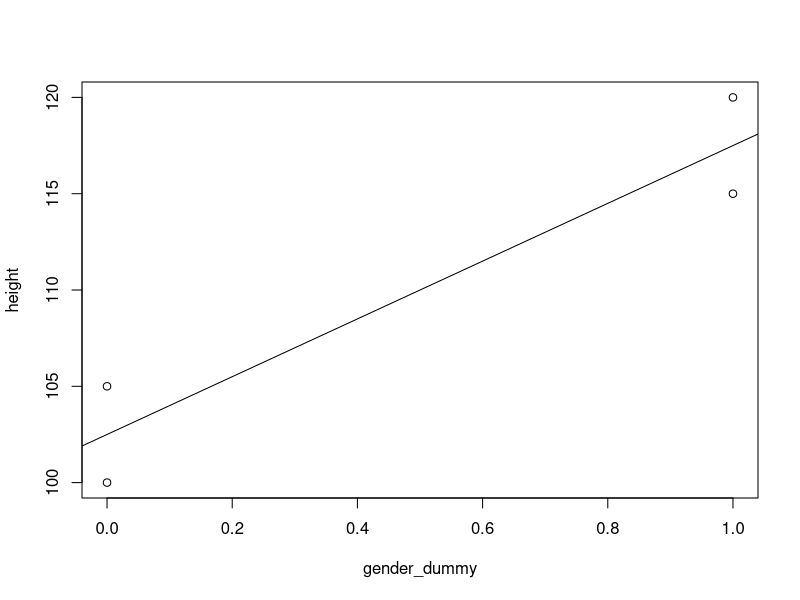
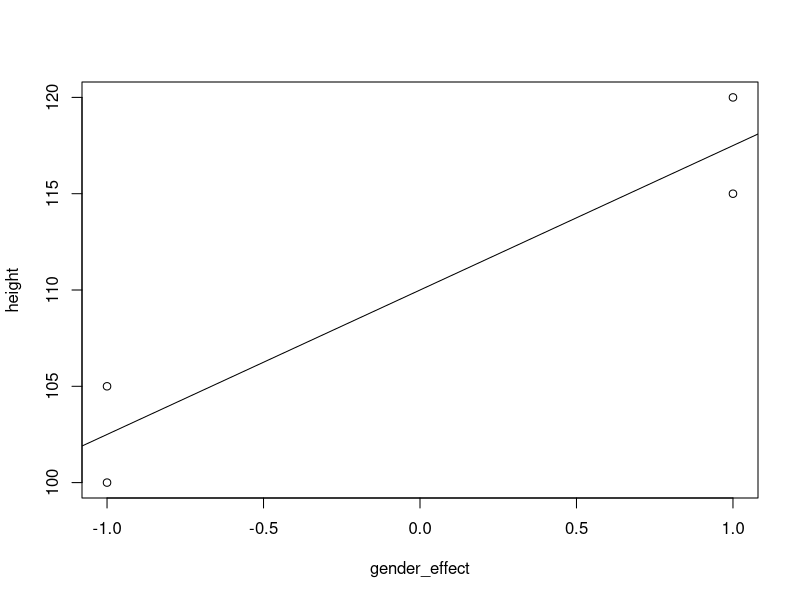

The R source for these figures, in order:
## ---- chunk 1
this_page = "dummy_effect"
## ---- chunk 2
coding_df = data.frame(
  height = c(100,115,120,105),
  gender = c("female","male","male","female"),
  gender_dummy = c(0,1,1,0)
)
knitr::kable(coding_df)
## ---- chunk 3
dummy_lm = lm(height ~ gender_dummy, coding_df)
summary(dummy_lm)
## ---- chunk 4
plot(height ~ gender_dummy, coding_df)
abline(lm(height ~ gender_dummy, coding_df))
## ---- chunk 5
this_summary = summary(dummy_lm)
this_summary$coefficients
## ---- chunk 6
t.test(height ~ gender_dummy, coding_df, var.equal = TRUE)
## ---- chunk 7
coding_df$gender_effect = ifelse(coding_df$gender == "female", -1, 1)
effect_lm = lm(height ~ gender_effect, coding_df)
summary(effect_lm)
## ---- chunk 8
plot(height ~ gender_effect, coding_df)
abline(lm(height ~ gender_effect, coding_df))
## ---- chunk 9
coding_df = data.frame(
  height = c(100,115,120,105,110,112),
  gender = c("female","male","male","female","non-binary","non-binary"),
  male_dummy = c(0,1,1,0,0,0),
  female_dummy = c(1,0,0,1,0,0),
  non_binary_dummy = c(0,0,0,0,1,1)
)
knitr::kable(coding_df)
## ---- chunk 10
summary(lm(height ~  female_dummy + male_dummy + non_binary_dummy, coding_df))
## ---- chunk 11
summary(lm(height ~ gender, coding_df))
## ---- chunk 12
summary(lm(height ~ male_dummy + non_binary_dummy, coding_df))
